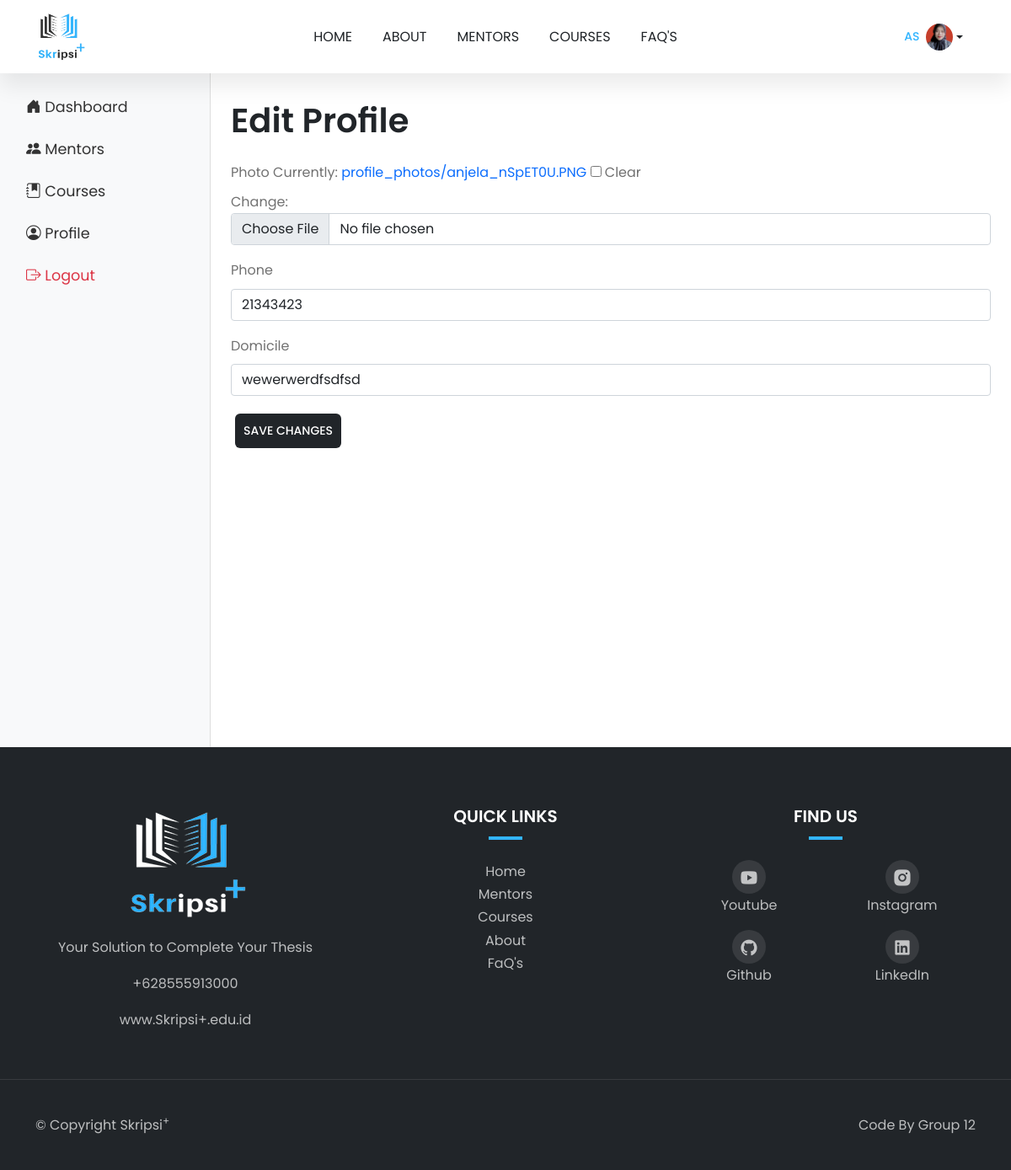
/profile/edit/ (signed in), run on an earlier commit of the app's database.
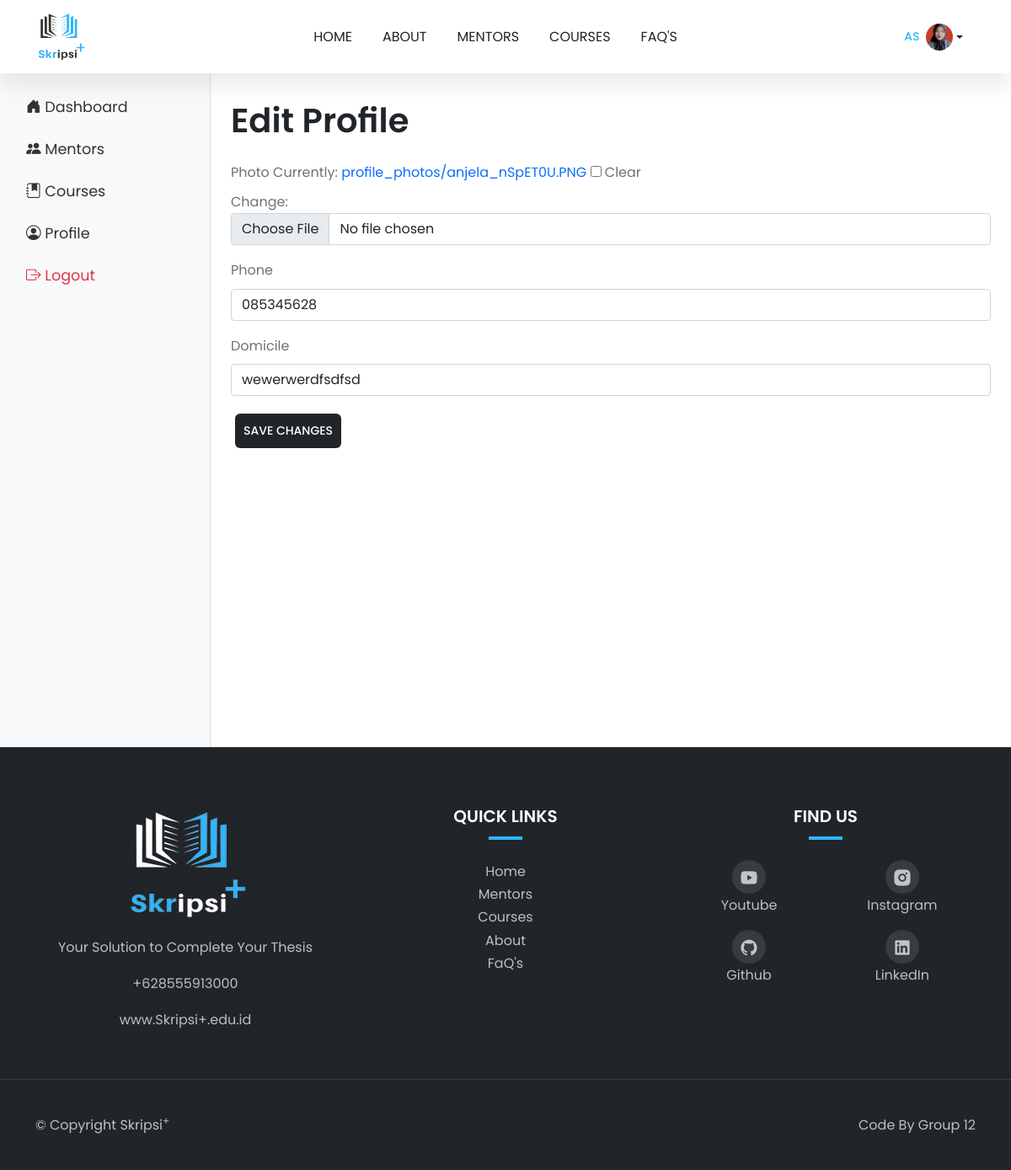
And on a later commit of the database.
### public_app/models.py (models this page shows, shortened)
class Profile(models.Model):
    user = models.OneToOneField(User, on_delete=models.CASCADE)
    phone = models.CharField(max_length=15, blank=True, null=True)
    domicile = models.CharField(max_length=100, blank=True, null=True)
    photo = models.ImageField(upload_to='profile_photos/', blank=True, null=True)

### public_app/views.py (the view)
# urls.py: path('profile/edit/', views.edit_profile_view, name='edit_profile'),
@login_required
def edit_profile_view(request):
    profile = request.user.profile
    if request.method == "POST":
        form = ProfileForm(request.POST, request.FILES, instance=profile)
        if form.is_valid():
            form.save()
            return redirect('profile')
    else:
        form = ProfileForm(instance=profile)
    return render(request, 'edit_profile.html', {'form': form})

### public_app/forms.py
class ProfileForm(forms.ModelForm):
    class Meta:
        model = Profile
        fields = ['photo', 'phone', 'domicile']
        widgets = {
            'photo': forms.ClearableFileInput(attrs={'class': 'form-control'}),
            'phone': forms.TextInput(attrs={'class': 'form-control'}),
            'domicile': forms.TextInput(attrs={'class': 'form-control'}),
        }

### public_app/templates/edit_profile.html (shortened to what this page needs)
{% extends 'layouts/base.html' %} {% block content %}
<div class="d-flex">
    <nav class="sidebar bg-light p-3 d-none d-md-block" id="sidebar" style="min-width: 250px; transition: transform 0.3s ease-in-out;">
        <ul class="nav flex-column">
        <li class="nav-item">
            <a class="nav-link {% if request.resolver_match.url_name == 'dashboard' %}active{% endif %}" href="{% url 'dashboard' %}">
            <i class="bi bi-house-door-fill"></i> Dashboard
            </a>
        </li>
        <li class="nav-item">
            <a class="nav-link {% if request.resolver_match.url_name == 'dashboard_mentors' %}active{% endif %}" href="{% url 'dashboard_mentors' %}">
            <i class="bi bi-people-fill"></i> Mentors
            </a>
        </li>
        <li class="nav-item">
            <a class="nav-link {% if request.resolver_match.url_name == 'dashboard_courses' %}active{% endif %}" href="{% url 'dashboard_courses' %}">
            <i class="bi bi-journal-bookmark-fill"></i> Courses
            </a>
        </li>
        <li class="nav-item">
            <a class="nav-link {% if request.resolver_match.url_name == 'profile' %}active{% endif %}" href="{% url 'profile' %}">
            <i class="bi bi-person-circle"></i> Profile
            </a>
        </li>
        <li class="nav-item">
            <a class="nav-link text-danger" href="{% url 'account_logout' %}">
            <i class="bi bi-box-arrow-right"></i> Logout
            </a>
        </li>
        </ul>
    </nav>
    <main class="flex-grow-1 mt-2">
        <div class="content-dashboard p-4">
            <h1 class="mb-4">Edit Profile</h1>
            <form method="post" enctype="multipart/form-data">
                <div class="mb-3">
                    <label for="id_photo" class="form-label">Photo</label>
                    {{ form.photo }}
                </div>
                <div class="mb-3">
                    <label for="id_phone" class="form-label">Phone</label>
                    {{ form.phone }}
                </div>
                <div class="mb-3">
                    <label for="id_domicile" class="form-label">Domicile</label>
                    {{ form.domicile }}
                </div>
                <button type="submit" class="btn btn-brand">Save Changes</button>
            </form>
        </div>
    </main>
</div>
{% endblock content %}

What changed in the data, as far as the page shows it:
changed Profile "wewerwerdfsdfsd": phone "21343423" → "085345628"
